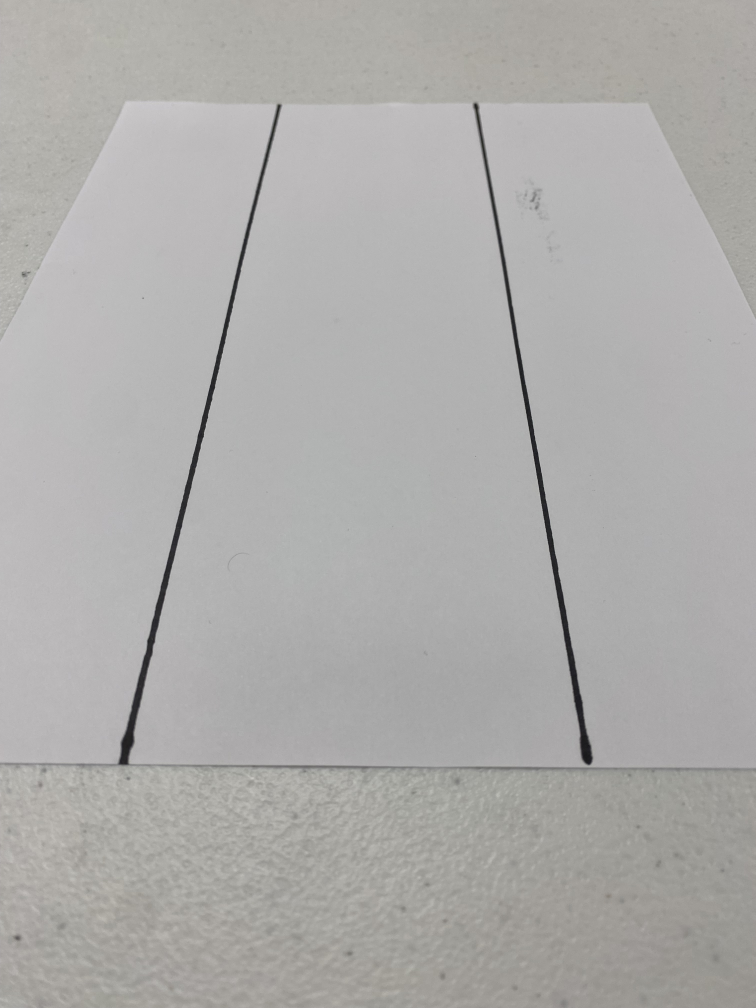
#> input picture IMG-4654 (1).jpg, 3024 x 4032 px (shown at 1/4 size)
$ python laslinias.py
#> lines starting #> are read from the running program, lines starting #| are printed output that depends on the picture; after the words box and inside, x2 and y2 are one past the last pixel; in counts of white or black regions, pixels touching at a corner belong together
import cv2
import numpy as np
import math
from numpy import ones,vstack
from numpy.linalg import lstsq


img = cv2.imread('IMG-4654 (1).jpg')
#> img is the input picture: shape (4032, 3024, 3); mean B, G, R 170.8, 172.4, 173.4

onegray = cv2.cvtColor(img, cv2.COLOR_BGR2GRAY)
edges = cv2.Canny(onegray, 300, 400, apertureSize=3)
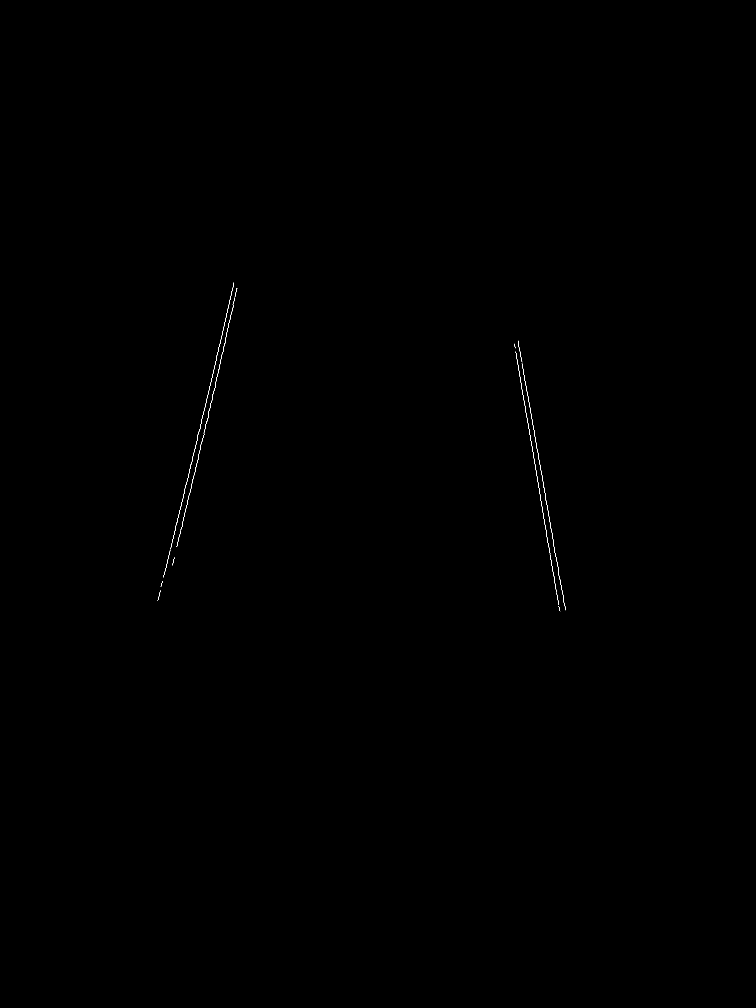
#> edges: shape (4032, 3024) (shown at 1/4 size); 0.04% white in thin lines or dots, all inside (x1, y1, x2, y2) = (631, 1130, 2264, 2445)
lines = cv2.HoughLines(edges, 0.6, np.pi/ 180, 200)
#> lines = [[-1803.6, 2.97], [1165.8, 0.227]]

pointvalues= {}
line = {}
xproduct = 0
xproductr= 0

for r_theta in lines:
    arr = np.array(r_theta[0], dtype=np.float64)
    r, theta = arr
    a = np.cos(theta)
    b = np.sin(theta)
    x0 = a * r
    y0 = b * r
    x1 = int(x0 + 3500 * (-b))
    y1 = int(y0 + 3500 * (a))
    x2 = int(x0 - 4000 * (-b))
    y2 = int(y0 - 4000 * (a))

    #finds slope
    slope = [(x1, x1), (x2,y2)]
    x,y =zip(*slope)
    A = vstack([x, ones(len(x))]).T
    n, b = lstsq(A, y)[0]

    #calculates frst point
    fp = (0-b) / n
    xproduct += fp

    # calculates second point
    sp = (5000-b) / n
    xproductr += sp

    pointvalues[fp] = sp

    cv2.line(img, (x1, y1), (x2, y2), (0, 0, 255),
             3)
#> this loop made 2 passes
#> (r, theta, a, x0, y0, x1, y1) on passes 1 to 2: (-1803.6, 2.97, -0.985, 1776.2, -313.2, 1168, -3760), (1165.8, 0.227, 0.974, 1135.9, 262.2, 348, 3672)
#> after the loop, pointvalues = {549.3: 3197.8, 495.4: -1622.4}; xproduct = 1044.7; xproductr = 1575.5

i = 0
slope = 0
y_int = b
#> y_int = 1169.6
for n, b in line:
    if i == 0:
        slope = n
        y_int = b

midfp = xproduct/len(pointvalues)
#> midfp = 522.4
midsp = xproductr/len(pointvalues)
#> midsp = 787.7

cv2.line(img, (int(midfp), 0), (int(midsp),  5000), (255, 0, 0), 10)

cv2.imwrite('linesDetected.jpg', img)
